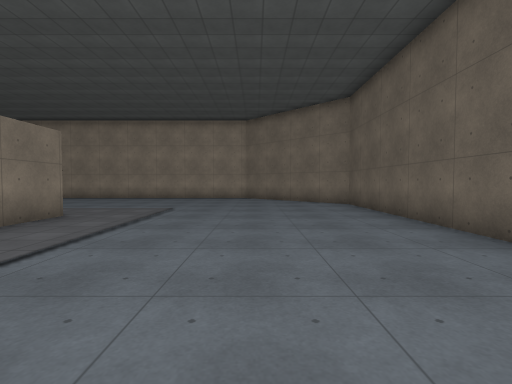
view 1 (above)

22 first-person views from a walk through a level from a Godot 3-D game. The camera is 1.4 m above the floor, tilts 2° down and sees 85° across. The floor is counted in squares, 1.7 m on a side. Each view is taken from the middle of a square. On the plan, view 1 faces up. The plan holds only what a view shows up to about 10 squares ahead; the rest is blank. The place goes on beyond the plan. Some surface patterns are stand-ins.

view 2
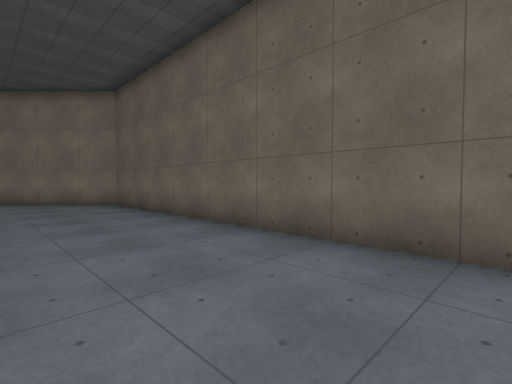

view 3
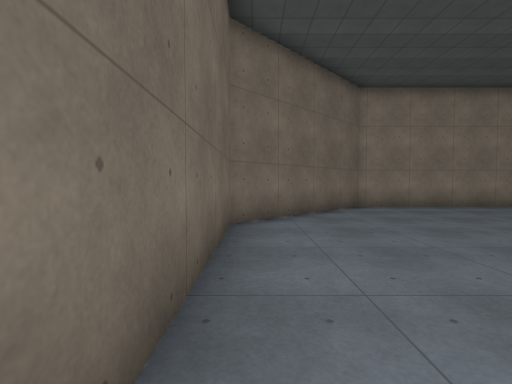

view 4
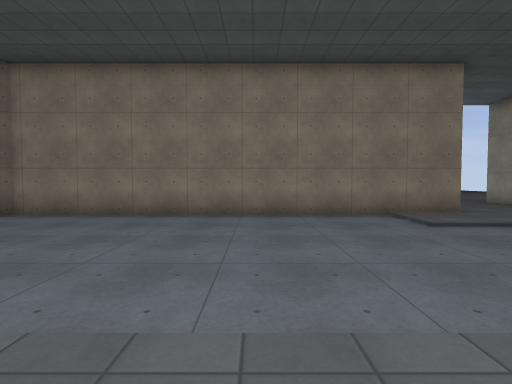

view 5
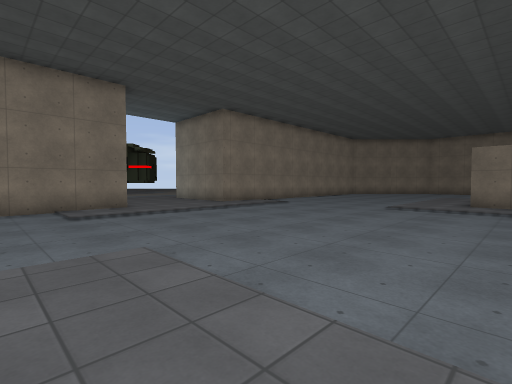

view 6
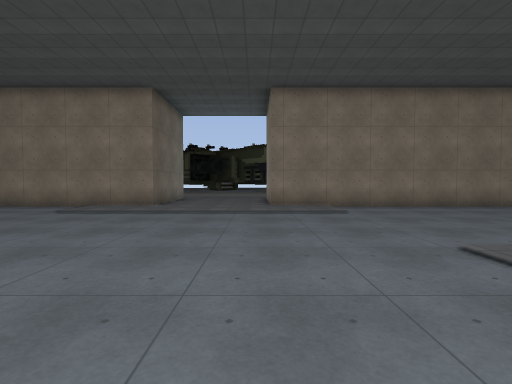

view 7
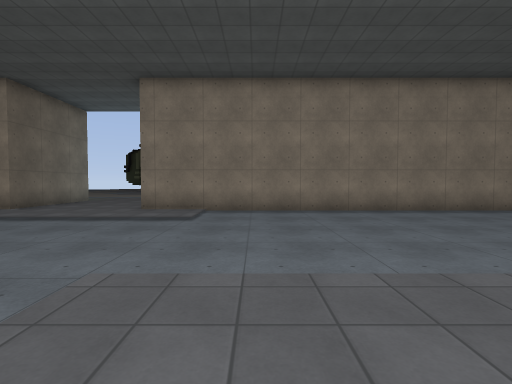

view 8
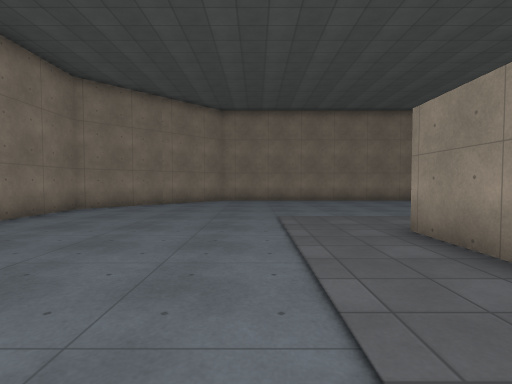

view 9
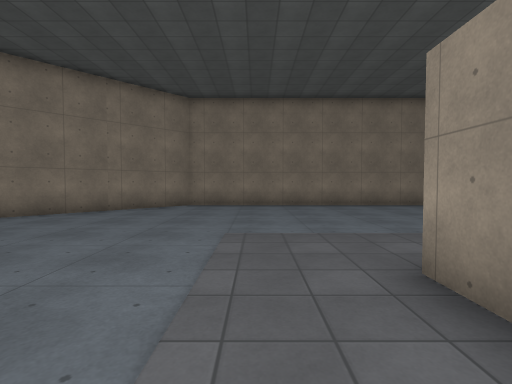

view 10
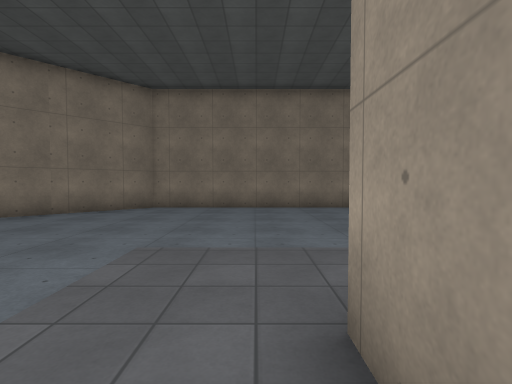

view 11
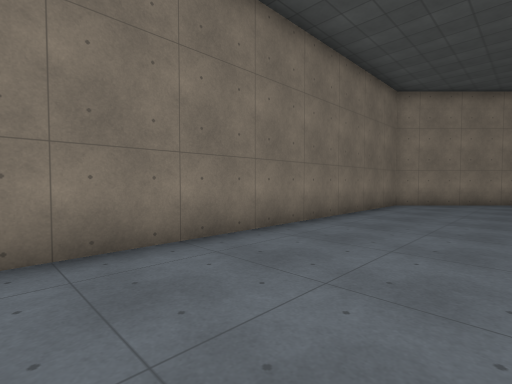

view 12
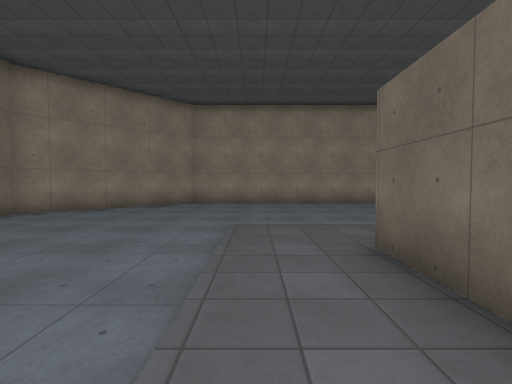

view 13
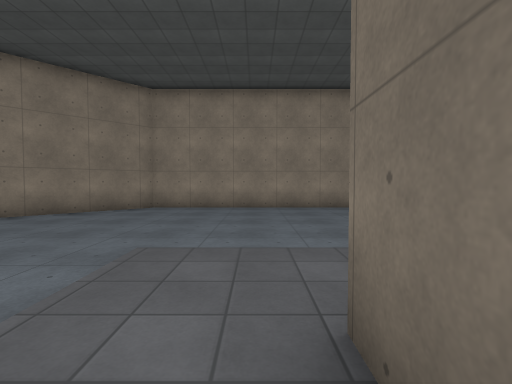

view 14
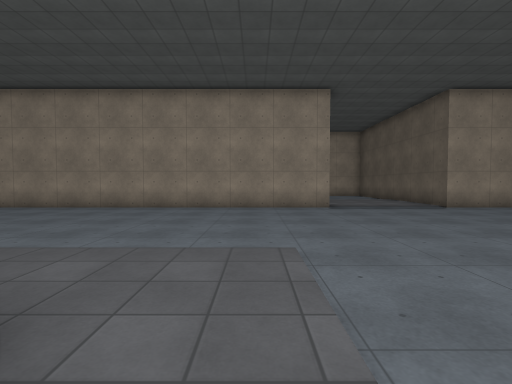

view 15
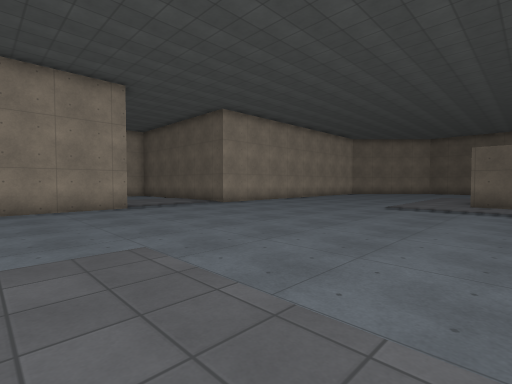

view 16
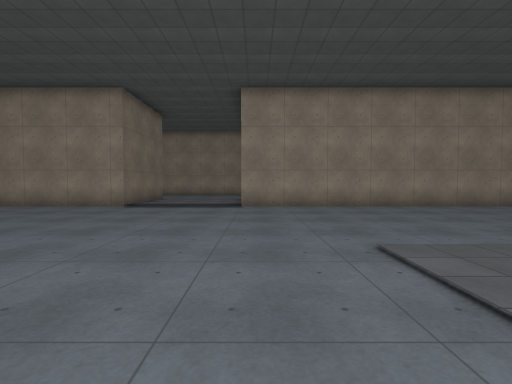

view 17
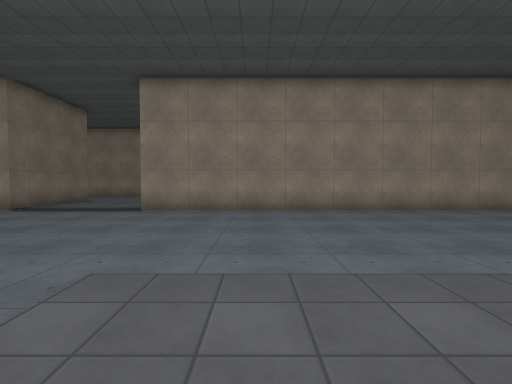

view 18
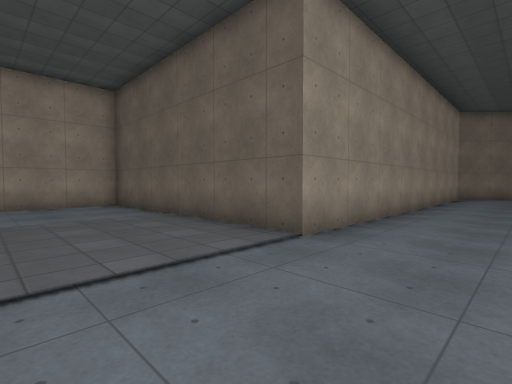

view 19
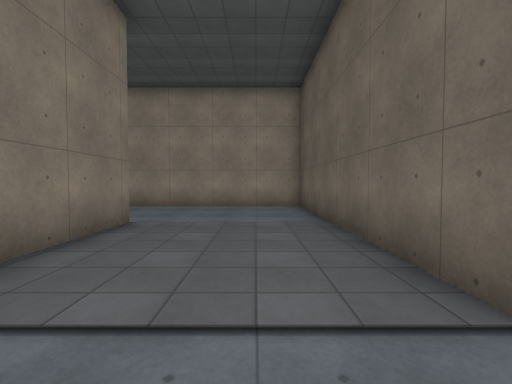

view 20
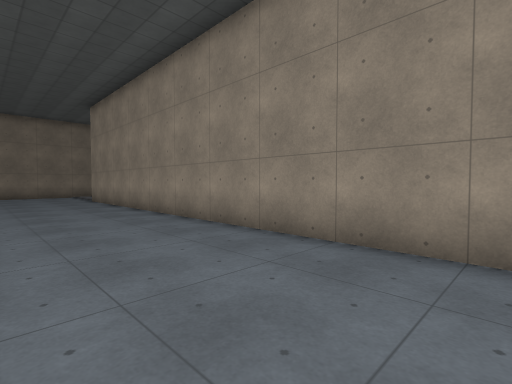

view 21
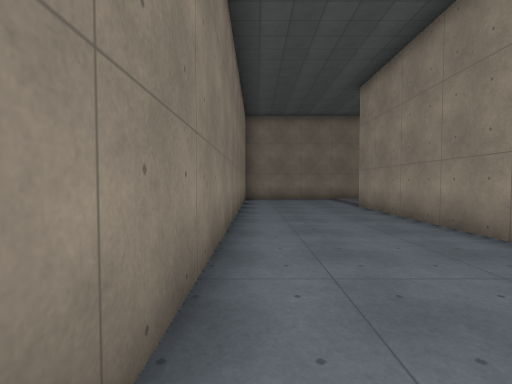

view 22
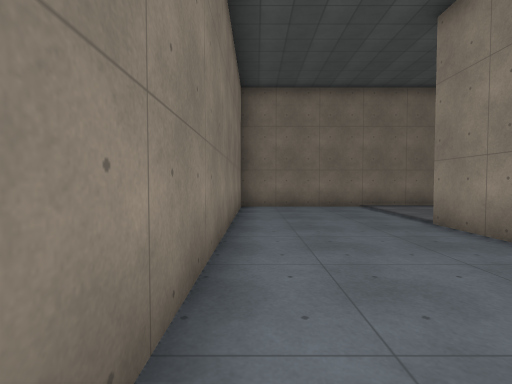

### Floor plan
Points are (right, up) in squares from view 1. A wall is a line through its corners. A room is listed if a view was taken in it or the views show most of it. See-through windows are left out.
Room 1 (views 1, 2, 3, 4, 5, 6, 7, 8, 9, 10, 11, 12, 13, 14, 15, 16, 17, 18, 19, 20, 21, 22)
walls: (-20.5, 3.5) (-20.5, 2.5); (-22.6, 2.5) (-24.5, 2.5); (-8.5, 5.5) (-8.5, 6.5); (-24.5, 4.5) (-24.5, 6.5); (-4.5, 6.5) (-4.5, 4.9); (-16.5, 18.5) (-16.5, 14.5) (-28.5, 14.5) (-32.5, 10.5) (-32.5, -1.5) (-28.5, -5.5) (-16.5, -5.5); (-12.5, -7) (-12.5, -5.5) (-0.5, -5.5) (3.5, -1.5) (3.5, 10.5) (0.6, 13.4); (-1.1, 14.5) (-12.5, 14.5) (-12.5, 22.5) (-28.5, 22.5); (-32.5, 25.1) (-32.5, 18.5) (-19.5, 18.5)

Positions as (right, up) in squares from view 1, and headings:
1: (0, 0), facing up
2: (0, 0), facing up-right
3: (3, 4), facing down
4: (-7, 2), facing down
5: (-9, 4), facing down-left
6: (-16, 4), facing down
7: (-20, 3), facing down
8: (-20, 0), facing left
9: (-22, 1), facing left
10: (-23, 2), facing left
11: (-29, 0), facing up-left
12: (-26, 3), facing up
13: (-25, 5), facing up
14: (-19, 5), facing up
15: (-20, 5), facing up-right
16: (-12, 5), facing up
17: (-9, 6), facing up
18: (-16, 12), facing up-right
19: (-14, 13), facing up
20: (-15, 19), facing up-left
21: (-19, 19), facing left
22: (-23, 19), facing left
